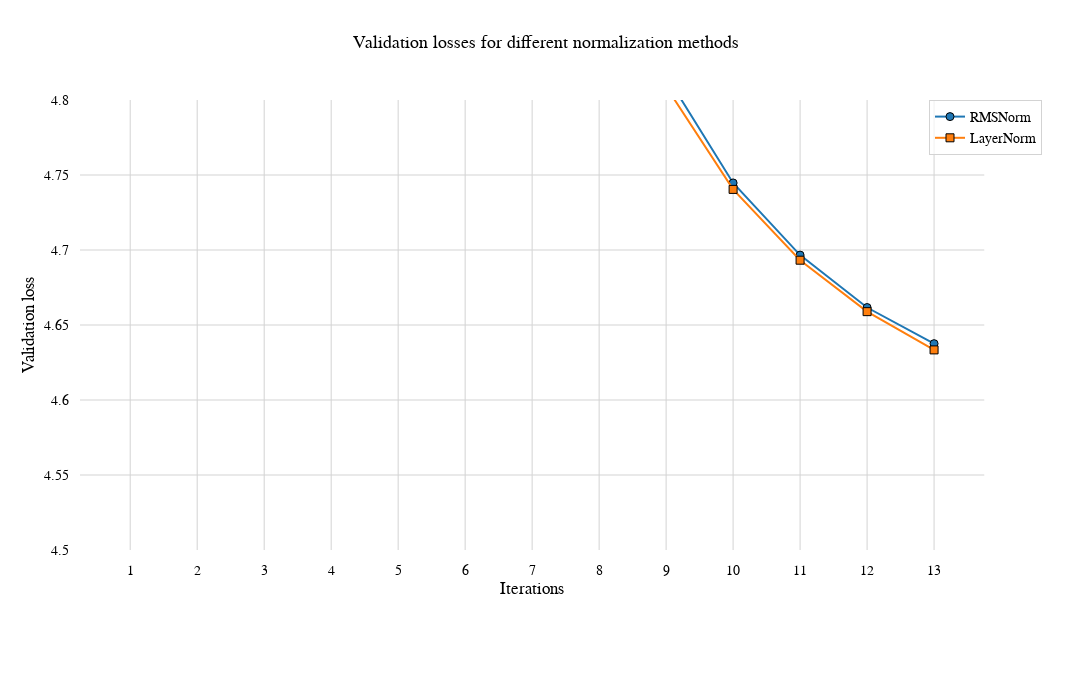

Here is the notebook cell this chart was saved with:
### Markdown cell above
#### 4.3. Plot the validation data

### Code cell
line_configs = [
    {
        "name": "RMSNorm",
        "data": normalization_methods["rms_norm"]["val"],
        "color": "#1f77b4",
        "dash": "solid",
        "width": 2,
        "marker_symbol": 0,
    },
    {
        "name": "LayerNorm",
        "data": normalization_methods["layer_norm"]["val"],
        "color": "#ff7f0e",
        "dash": "solid",
        "width": 2,
        "marker_symbol": 1,
    },
]
iterations = np.arange(1, len(normalization_methods["rms_norm"]["val"]) + 1)

figure = plot_losses(
    line_configs=line_configs,
    iterations=iterations,
    title="Validation losses for different normalization methods",
    xaxis_title="Iterations",
    yaxis_title="Validation loss",
    width=1200,
    height=700,
    yaxis_range=[4.5, 4.8],
    save_figure=False,
)
figure.show()

### Figure 1 — Plotly figure (JSON) as saved in the notebook; plotly's stock layout.template omitted (floating-point values rounded to 4 significant figures)
{"data": [{"hovertemplate": "<b>Iteration</b>: %{x}<br><b>Loss</b>: %{y:.4f}<br>", "line": {"color": "#1f77b4", "dash": "solid", "width": 2}, "marker": {"color": "#1f77b4", "line": {"color": "black", "width": 1}, "size": 8, "symbol": 0}, "mode": "lines+markers", "name": "RMSNorm", "type": "scatter", "x": [1, 2, 3, 4, 5, 6, 7, 8, 9, 10, 11, 12, 13], "xaxis": "x", "y": [8.217, 7.715, 7.546, 6.048, 5.876, 5.744, 5.067, 4.897, 4.817, 4.745, 4.697, 4.662, 4.638], "yaxis": "y"}, {"hovertemplate": "<b>Iteration</b>: %{x}<br><b>Loss</b>: %{y:.4f}<br>", "line": {"color": "#ff7f0e", "dash": "solid", "width": 2}, "marker": {"color": "#ff7f0e", "line": {"color": "black", "width": 1}, "size": 8, "symbol": 1}, "mode": "lines+markers", "name": "LayerNorm", "type": "scatter", "x": [1, 2, 3, 4, 5, 6, 7, 8, 9, 10, 11, 12, 13], "xaxis": "x", "y": [8.19, 7.72, 7.521, 6.012, 5.843, 5.723, 5.062, 4.893, 4.809, 4.74, 4.693, 4.659, 4.633], "yaxis": "y"}], "layout": {"autosize": false, "font": {"color": "black", "family": "Arial", "size": 14}, "height": 700, "legend": {"bgcolor": "rgba(255, 255, 255, 0.7)", "bordercolor": "lightgrey", "borderwidth": 1, "x": 1, "xanchor": "right", "y": 1, "yanchor": "top"}, "margin": {"b": 150, "l": 80, "pad": 10, "r": 50, "t": 100}, "plot_bgcolor": "white", "showlegend": true, "title": {"font": {"size": 18}, "text": "Validation losses for different normalization methods", "x": 0.5, "xanchor": "center", "y": 0.95, "yanchor": "top"}, "width": 1200, "xaxis": {"anchor": "y", "domain": [0, 0.94], "dtick": 1, "gridcolor": "lightgrey", "showgrid": true, "tick0": 0, "tickmode": "linear", "title": {"text": "Iterations"}}, "yaxis": {"anchor": "x", "domain": [0, 1], "gridcolor": "lightgrey", "range": [4.5, 4.8], "showgrid": true, "title": {"text": "Validation loss"}, "zeroline": true, "zerolinecolor": "black", "zerolinewidth": 1}, "yaxis2": {"anchor": "x", "overlaying": "y", "side": "right"}}}
